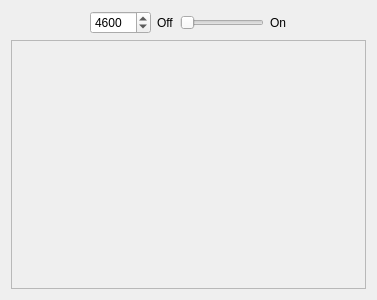
<?xml version="1.0" encoding="UTF-8"?>
<ui version="4.0">
 <class>ChatServerView</class>
 <widget class="QWidget" name="ChatServerView">
  <property name="geometry">
   <rect>
    <x>0</x>
    <y>0</y>
    <width>377</width>
    <height>300</height>
   </rect>
  </property>
  <property name="windowTitle">
   <string>Form</string>
  </property>
  <layout class="QGridLayout" name="gridLayout">
   <item row="0" column="0">
    <spacer name="horizontalSpacer">
     <property name="orientation">
      <enum>Qt::Horizontal</enum>
     </property>
     <property name="sizeHint" stdset="0">
      <size>
       <width>77</width>
       <height>20</height>
      </size>
     </property>
    </spacer>
   </item>
   <item row="0" column="1">
    <widget class="QSpinBox" name="portEdit">
     <property name="sizePolicy">
      <sizepolicy hsizetype="Preferred" vsizetype="Fixed">
       <horstretch>0</horstretch>
       <verstretch>0</verstretch>
      </sizepolicy>
     </property>
     <property name="maximum">
      <number>99999</number>
     </property>
     <property name="value">
      <number>4600</number>
     </property>
    </widget>
   </item>
   <item row="0" column="2">
    <widget class="QLabel" name="offLabel">
     <property name="text">
      <string>Off</string>
     </property>
    </widget>
   </item>
   <item row="0" column="3">
    <widget class="QSlider" name="tumbler">
     <property name="sizePolicy">
      <sizepolicy hsizetype="Fixed" vsizetype="Fixed">
       <horstretch>0</horstretch>
       <verstretch>0</verstretch>
      </sizepolicy>
     </property>
     <property name="minimumSize">
      <size>
       <width>0</width>
       <height>0</height>
      </size>
     </property>
     <property name="maximum">
      <number>1</number>
     </property>
     <property name="pageStep">
      <number>1</number>
     </property>
     <property name="orientation">
      <enum>Qt::Horizontal</enum>
     </property>
    </widget>
   </item>
   <item row="0" column="4">
    <widget class="QLabel" name="onLabel">
     <property name="text">
      <string>On</string>
     </property>
    </widget>
   </item>
   <item row="0" column="5">
    <spacer name="horizontalSpacer_2">
     <property name="orientation">
      <enum>Qt::Horizontal</enum>
     </property>
     <property name="sizeHint" stdset="0">
      <size>
       <width>77</width>
       <height>20</height>
      </size>
     </property>
    </spacer>
   </item>
   <item row="1" column="0" colspan="6">
    <widget class="QTextEdit" name="logEdit">
     <property name="enabled">
      <bool>false</bool>
     </property>
     <property name="readOnly">
      <bool>true</bool>
     </property>
    </widget>
   </item>
  </layout>
 </widget>
 <resources/>
 <connections/>
</ui>
